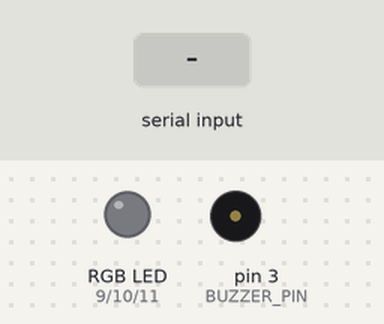
The sketch below on a simulated Arduino Uno, built with avr-gcc and run on an emulated ATmega328P. Shown: an RGB LED mixed from three pins (HIGH = lit), buzzer (waves = sounding). Inputs (shaded band) come from the test bench. Dim RGB values are drawn brighter than linear; what the sketch prints to the serial monitor is not drawn.

Above: at 2.3 s.
2.4 s: "BUZZ\n" received over Serial
At 3.12 s:
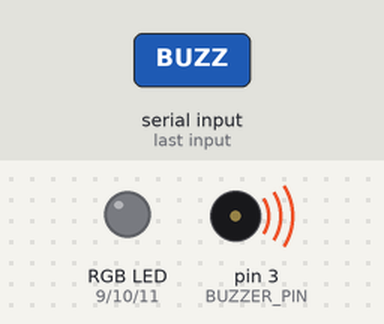
5.4 s: "SCORE:\n" received over Serial
At 6.6 s:
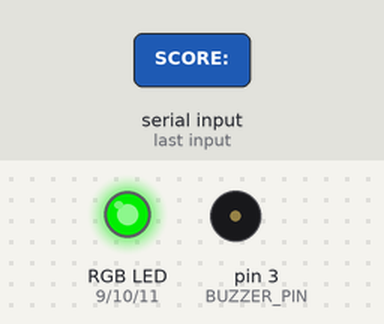
6.9 s: "LED:90\n" received over Serial
At 7.9 s:
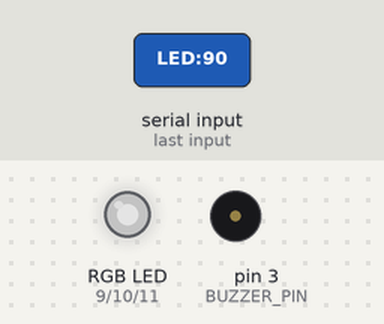
8.4 s: "SCORE:90\n" received over Serial
At 9.8 s:
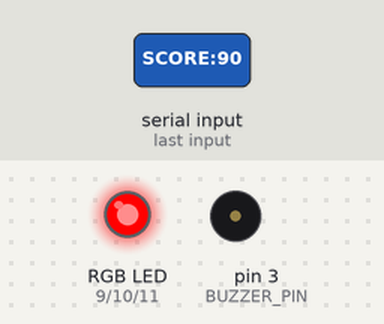
10.4 s: "BUZZ\n" received over Serial
At 11.12 s:
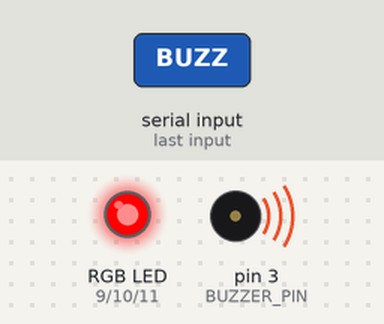
13.4 s: "LED:\n" received over Serial
At 14.0 s:
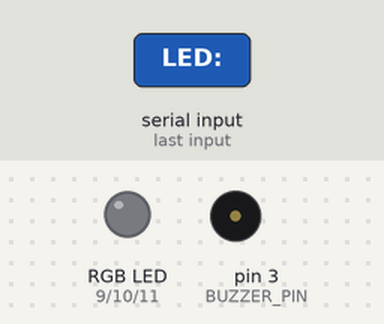
Timing chart, 0 to 15.9 s (numbered marks = the images above; inputs shaded):
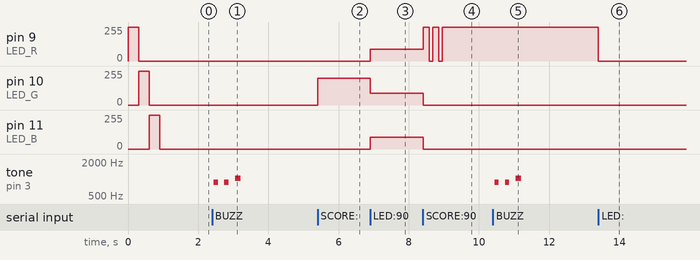

Measured:
- after the input at 2.4 s, tone on pin 3 (BUZZER_PIN): plays 873 Hz for 0.12 s, 873 Hz for 0.12 s, 1036 Hz for 0.16 s, starting after 0.05 s
- after the input at 5.4 s, pin 10 (LED_G): 0/255 → 200/255 at once
- after the input at 6.9 s, pin 9 (LED_R), pin 11 (LED_B): 0/255 → 90/255 at once; pin 10 (LED_G): 200/255 → 90/255 at once
- after the input at 8.4 s, pin 9 (LED_R): alternates 255/255 for 0.18 s and 0/255 for 0.09 s, 5 changes in all, then stays 255/255, starting at once; pin 10 (LED_G), pin 11 (LED_B): 90/255 → 0/255 at once
- after the input at 10.4 s, tone on pin 3 (BUZZER_PIN): plays 873 Hz for 0.12 s, 873 Hz for 0.12 s, 1036 Hz for 0.16 s, starting after 0.05 s
- after the input at 13.4 s, pin 9 (LED_R): 255/255 → 0/255 at once

The sketch:

Custod-Arduino.ino
```cpp
// Custod — desk-sensor firmware (Arduino Uno / Nano).
//
// CONNECTION: this device pairs ONLY with the Custod Chrome extension, over USB
// via the Web Serial API (the extension's Desk-device portal, extension/arduino.html).
// The macOS and iOS apps do NOT connect to it. Open the popup → "Connect desk
// device" to pair.
//
// Serial @ 9600 baud:
//   device → host : {"type":"reading","therm_temp":..,"distance_cm":..,
//                    "posture_score":..,"light_level":..,"dark_room":..}  every 30s
//                   plus "BURNOUTCHECK_READY" once on boot.
//   host → device : "SCORE:<0-100>:<green|yellow|red>"  (drives the RGB lamp)
//                   "BUZZ"                                (short alert tone)
//                   "LED:r,g,b"                           (manual color)
//
// Sensors: NTC 10k thermistor (A0), HC-SR04 ultrasonic posture/distance (7/8),
// photoresistor (A1). Outputs: common RGB LED (9/10/11) + piezo buzzer (3).

#include <NewPing.h>
#include <math.h>

// ── Pin definitions ───────────────────────────
#define TRIG_PIN       7
#define ECHO_PIN       8
#define LED_R          9
#define LED_G          10
#define LED_B          11
#define BUZZER_PIN     3
#define THERM_PIN      A0
#define PHOTO_PIN      A1
#define MAX_DISTANCE  150

// Thermistor constants (NTC 10k, B=3950)
#define SERIES_RESISTOR    10000.0
#define NOMINAL_RESISTANCE 10000.0
#define NOMINAL_TEMP       25.0
#define BCOEFFICIENT       3950.0
// ─────────────────────────────────────────────

NewPing sonar(TRIG_PIN, ECHO_PIN, MAX_DISTANCE);

int    currentScore  = 0;
String currentStatus = "green";

unsigned long lastSendTime = 0;
const unsigned long SEND_INTERVAL = 30000UL;

// Helper function for a manual buzzer tone without using Timer 2
void manualTone(int pin, int frequency, int duration_ms) {
  long period_us = 1000000L / frequency;
  long half_period_us = period_us / 2;
  long iterations = (long)duration_ms * 1000L / period_us;

  for (long i = 0; i < iterations; i++) {
    digitalWrite(pin, HIGH);
    delayMicroseconds(half_period_us);
    digitalWrite(pin, LOW);
    delayMicroseconds(half_period_us);
  }
}

void setup() {
  Serial.begin(9600);

  pinMode(LED_R,      OUTPUT);
  pinMode(LED_G,      OUTPUT);
  pinMode(LED_B,      OUTPUT);
  pinMode(BUZZER_PIN, OUTPUT);

  // Startup color sweep
  setLED(255, 0,   0);   delay(300);
  setLED(0,   255, 0);   delay(300);
  setLED(0,   0,   255); delay(300);
  setLED(0,   0,   0);   delay(200);

  Serial.println("BURNOUTCHECK_READY");
}

void loop() {
  // Handle commands from the Custod Chrome extension (Web Serial)
  if (Serial.available()) {
    String line = Serial.readStringUntil('\n');
    line.trim();
    handleCommand(line);
  }

  // Every 30s: read sensors and send JSON
  if (millis() - lastSendTime >= SEND_INTERVAL) {
    lastSendTime = millis();
    readAndSend();
  }
}

void readAndSend() {
  // Thermistor
  int    thermRaw  = analogRead(THERM_PIN);
  float thermTemp = rawToThermistorCelsius(thermRaw);

  // HC-SR04
  delay(30);
  int distance     = sonar.ping_cm();
  int postureScore = distanceToPostureScore(distance);

  // Photoresistor
  int   lightLevel = analogRead(PHOTO_PIN);
  bool darkRoom   = (lightLevel < 300);

  // Send JSON over Serial
  Serial.print(F("{"));
  Serial.print(F("\"type\":\"reading\","));
  Serial.print(F("\"therm_temp\":"));    Serial.print(thermTemp, 1);  Serial.print(F(","));
  Serial.print(F("\"distance_cm\":"));   Serial.print(distance);      Serial.print(F(","));
  Serial.print(F("\"posture_score\":")); Serial.print(postureScore);  Serial.print(F(","));
  Serial.print(F("\"light_level\":"));   Serial.print(lightLevel);    Serial.print(F(","));
  Serial.print(F("\"dark_room\":"));     Serial.print(darkRoom ? F("true") : F("false"));
  Serial.println(F("}"));
}

float rawToThermistorCelsius(int raw) {
  if (raw <= 0 || raw >= 1023) return -99;
  float resistance = SERIES_RESISTOR / (1023.0 / raw - 1.0);
  float steinhart  = resistance / NOMINAL_RESISTANCE;
  steinhart = log(steinhart);
  steinhart /= BCOEFFICIENT;
  steinhart += 1.0 / (NOMINAL_TEMP + 273.15);
  steinhart = 1.0 / steinhart;
  return steinhart - 273.15;
}

int distanceToPostureScore(int cm) {
  if (cm <= 0)    return 60;
  if (cm < 35)    return 20;
  if (cm <= 70)   return 90;
  return 55;
}

void handleCommand(String line) {
  if (line.startsWith("SCORE:")) {
    int c1 = line.indexOf(':');
    int c2 = line.indexOf(':', c1 + 1);
    currentScore  = line.substring(c1 + 1, c2).toInt();
    currentStatus = line.substring(c2 + 1);
    currentStatus.trim();
    updateLED();
    return;
  }
  if (line == "BUZZ") {
    alertBuzz();
    return;
  }
  if (line.startsWith("LED:")) {
    String rgb = line.substring(4);
    int c1 = rgb.indexOf(',');
    int c2 = rgb.indexOf(',', c1 + 1);
    int r  = rgb.substring(0, c1).toInt();
    int g  = rgb.substring(c1 + 1, c2).toInt();
    int b  = rgb.substring(c2 + 1).toInt();
    setLED(r, g, b);
    return;
  }
}

void updateLED() {
  if (currentScore <= 33) {
    setLED(0, 200, 0);
  } else if (currentScore <= 66) {
    setLED(200, 120, 0);
  } else {
    for (int i = 0; i < 2; i++) {
      setLED(255, 0, 0); delay(180);
      setLED(0,   0, 0); delay(90);
    }
    setLED(255, 0, 0);
  }
}

void alertBuzz() {
  // Uses our manual function instead of the conflicting built-in tone()
  manualTone(BUZZER_PIN, 880,  100); delay(200);
  manualTone(BUZZER_PIN, 880,  100); delay(200);
  manualTone(BUZZER_PIN, 1046, 150);
}

void setLED(int r, int g, int b) {
  analogWrite(LED_R, r);
  analogWrite(LED_G, g);
  analogWrite(LED_B, b);
}
```
